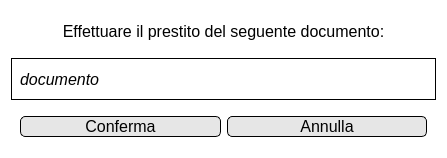
<?xml version="1.0" encoding="UTF-8"?>
<ui version="4.0">
 <class>Dialog</class>
 <widget class="QDialog" name="Dialog">
  <property name="geometry">
   <rect>
    <x>0</x>
    <y>0</y>
    <width>447</width>
    <height>158</height>
   </rect>
  </property>
  <property name="windowTitle">
   <string>Prestito</string>
  </property>
  <property name="styleSheet">
   <string notr="true">background-color: rgb(255, 255, 255);</string>
  </property>
  <property name="modal">
   <bool>true</bool>
  </property>
  <layout class="QVBoxLayout" name="verticalLayout">
   <item>
    <widget class="QWidget" name="widget" native="true">
     <layout class="QVBoxLayout" name="verticalLayout_2">
      <item>
       <widget class="QLabel" name="label">
        <property name="font">
         <font>
          <pointsize>12</pointsize>
         </font>
        </property>
        <property name="text">
         <string>Effettuare il prestito del seguente documento:</string>
        </property>
        <property name="alignment">
         <set>Qt::AlignCenter</set>
        </property>
       </widget>
      </item>
     </layout>
    </widget>
   </item>
   <item>
    <widget class="QWidget" name="widget_3" native="true">
     <property name="styleSheet">
      <string notr="true">border: 1px solid;
border-color: rgb(0, 0, 0);</string>
     </property>
     <layout class="QVBoxLayout" name="verticalLayout_3">
      <item>
       <widget class="QLabel" name="documento">
        <property name="font">
         <font>
          <pointsize>12</pointsize>
          <italic>true</italic>
         </font>
        </property>
        <property name="styleSheet">
         <string notr="true">border: None;</string>
        </property>
        <property name="text">
         <string>documento</string>
        </property>
       </widget>
      </item>
     </layout>
    </widget>
   </item>
   <item>
    <widget class="QWidget" name="widget_2" native="true">
     <layout class="QHBoxLayout" name="horizontalLayout">
      <item>
       <widget class="QPushButton" name="confermaButton">
        <property name="font">
         <font>
          <pointsize>12</pointsize>
         </font>
        </property>
        <property name="styleSheet">
         <string notr="true">QPushButton#confermaButton {
	border: 1px solid;
	background-color:rgb(230, 230, 230);
	border-radius: 5px;
	border-color: rgb(0, 0, 0);
}
QPushButton#confermaButton:hover {
	background-color: rgb(207, 207, 207);
}</string>
        </property>
        <property name="text">
         <string>Conferma</string>
        </property>
        <property name="icon">
         <iconset>
          <normaloff>../Resources/ok icon.png</normaloff>../Resources/ok icon.png</iconset>
        </property>
       </widget>
      </item>
      <item>
       <widget class="QPushButton" name="annullaButton">
        <property name="font">
         <font>
          <pointsize>12</pointsize>
         </font>
        </property>
        <property name="styleSheet">
         <string notr="true">QPushButton#annullaButton {
	border: 1px solid;
	background-color:rgb(230, 230, 230);
	border-radius: 5px;
	border-color: rgb(0, 0, 0);
}
QPushButton#annullaButton:hover {
	background-color: rgb(207, 207, 207);
}</string>
        </property>
        <property name="text">
         <string>Annulla</string>
        </property>
        <property name="icon">
         <iconset>
          <normaloff>../Resources/red x icon.png</normaloff>../Resources/red x icon.png</iconset>
        </property>
       </widget>
      </item>
     </layout>
    </widget>
   </item>
  </layout>
 </widget>
 <resources/>
 <connections/>
</ui>
